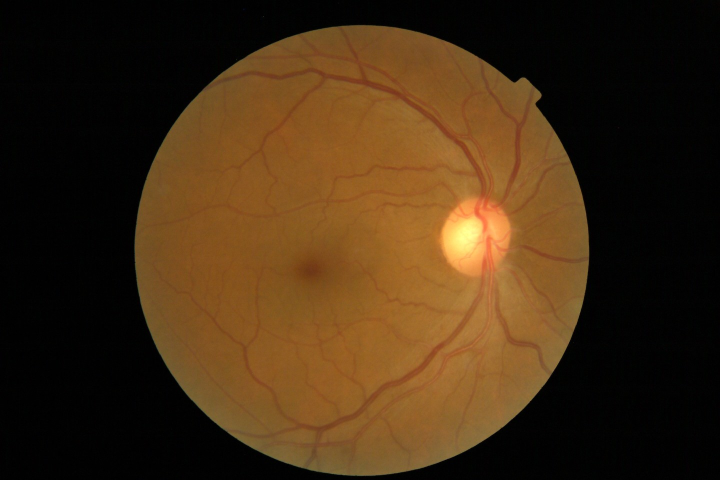
%> input picture Database/1.jpg, 1440 x 960 px (shown at 1/2 size)
$ octave optic_find.m   (GNU Octave 9; MATLAB toolbox functions it lacks are replaced by stand-ins)
%> lines starting %> are read from the running program, lines starting %| are printed output that depends on the picture; in (x1, y1, x2, y2) boxes, pixels count from 0 and x2, y2 are one past the last pixel; in counts of white or black regions, pixels touching at a corner belong together; the program's own positions count from 1

clear all;
close all;


[filename,pathname] = uigetfile('*.jpg;*.bmp','Select An Input Image');
%> the answer given: ../Database/1.jpg

if isequal(filename,0) || isequal(pathname,0)
    warndlg('Image is not selected');
else
    Original = imread(filename);
%> Original is the input picture: size 960x1440x3 uint8; mean R, G, B 66.9, 44.3, 19.4
    figure;
    imshow(Original);
    Original = imresize(Original,[768 576]);
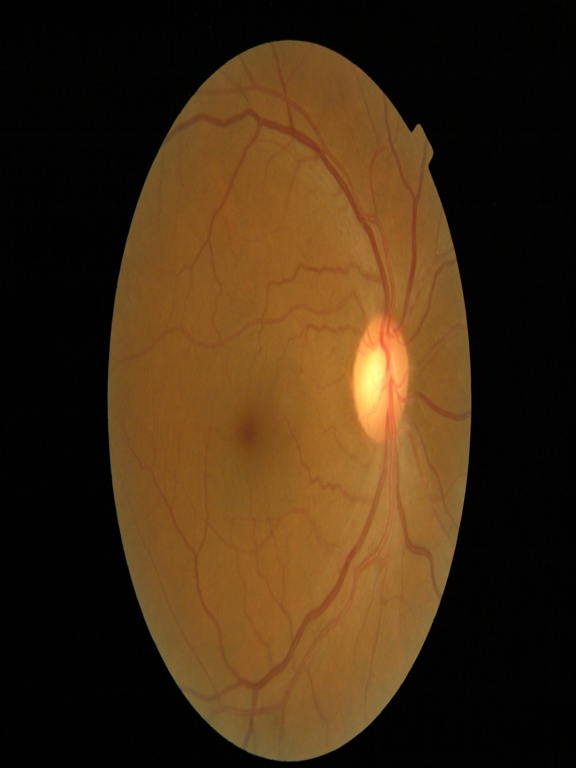
%> Original: size 768x576x3 uint8; mean R, G, B 66.9, 44.3, 19.4

end
RGB = Original;
green = Original(:,:,2);
figure(1);
subplot(1,3,3);
imshow(green);
A = green;
[Rlo Clo] = size(green);
%> Rlo = 768; Clo = 576
% % % % % % % % % % % % % % % % % % Blood Vessel Extraction
S1 = 1;
S2 = 6;

B1 = strel('disk',S1);
B2 = strel('disk',S2);

Dilation = imdilate(A,B1);
figure(2);
subplot(1,2,1);
imshow(Dilation);

Erosion = imerode(A,B2);
figure(2);
subplot(1,2,2);
imshow(Erosion,[]);

Dilation1 = imdilate(A,B2);
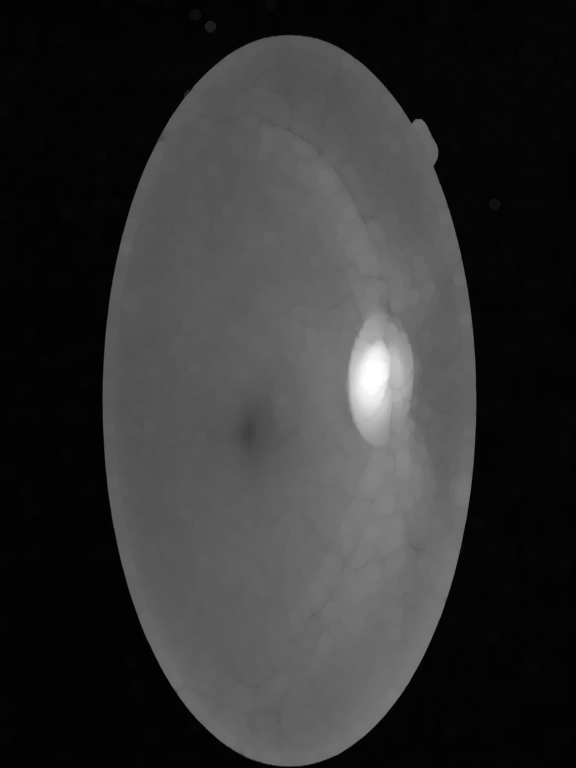
%> Dilation1: size 768x576 uint8; min 1, max 255, mean 50.3
Erotion1 = imerode(Dilation1,B2);

Dilation2 = imdilate(A,B1);
Erotion2 = imerode(Dilation2,B1);

C1 = Erotion1 - Erotion2;
figure(3);
imshow(C1);


[r c] = size(C1);
%> r = 768; c = 576

for i=1:r
    for j=1:c
        aa=C1(i,j);
        if aa > 9.5
            C1(i,j) = 200;
        end
    end
end
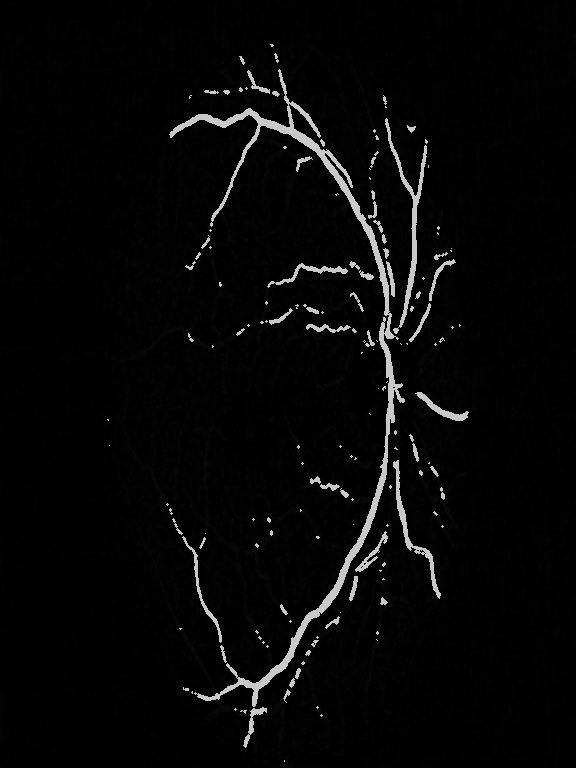
%> C1: size 768x576 uint8; min 0, max 200, mean 7.3

figure(4);
subplot(1,2,1);
imshow(C1);

U = medfilt2(C1,[3,3]);
U = medfilt2(C1,[5,5]);
figure(4);
subplot(1,2,2);
imshow(U);

U1 = imcomplement(U);
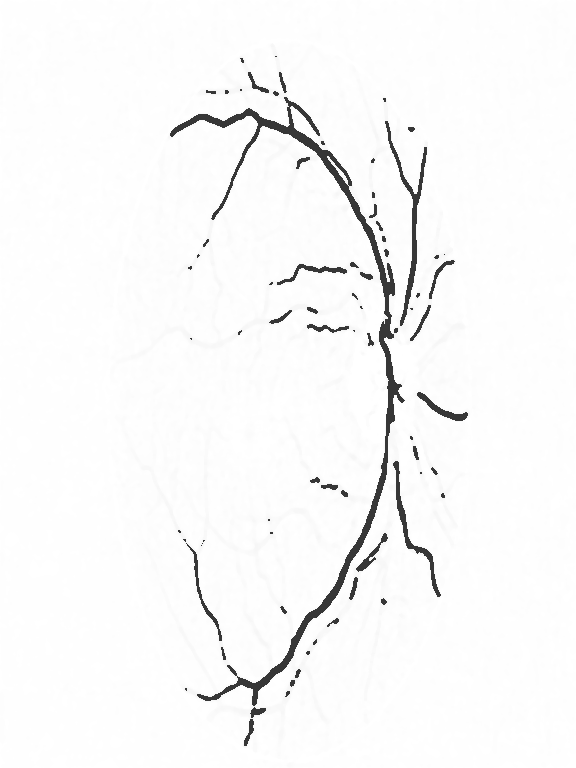
%> U1: size 768x576 uint8; min 55, max 255, mean 248.3
Thinned = U - (imerode(U,B1) - imerode(U1,B2));
figure(5);
subplot(1,2,1);
imshow(Thinned);


%%%%%%%%%% Optic Disk Find...........
% % % Original(find((Original(:,:,2)>140) & (Original(:,:,1)>180)))=0;
Original(find((Original(:,:,2)>200)))=0;
figure;
imshow(Original);
imview(Original);
[r c p] = size(Original);
%> p = 3

for i = 1:r
    for j = 1:c
       if Original(i,j,1)==0
           optic_im(i,j) = 255;
       else
           optic_im(i,j) = 0;
       end

    end
end
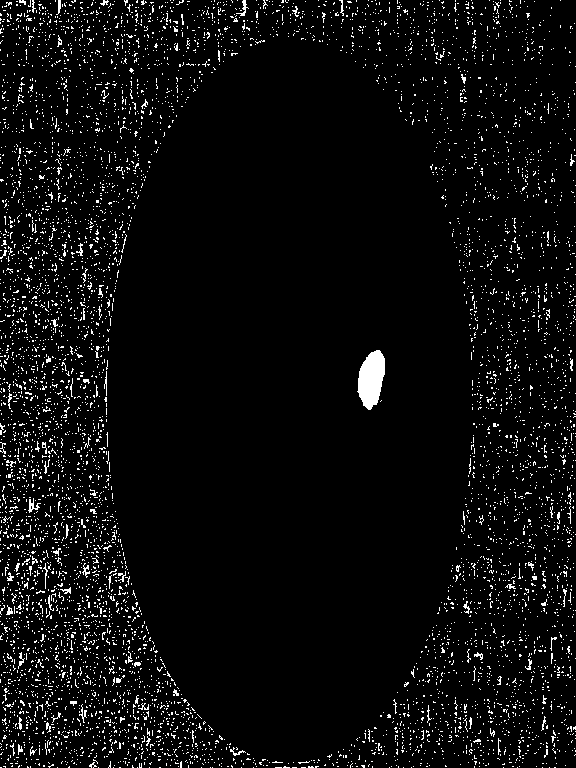
%> optic_im: size 768x576 double; 4.7% white in thin lines or dots

figure;
imshow(optic_im,[]);


optic_new = im2bw(optic_im);
%> optic_new: size 768x576 logical; 4.7% white in thin lines or dots
[L num] = bwlabel(optic_new);
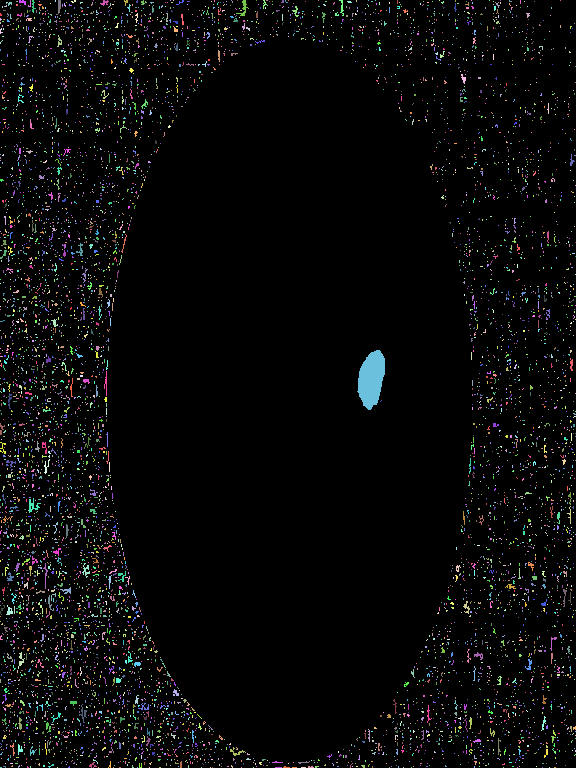
%> L: size 768x576 double; 6531 distinct labels, from 0 to 6530; one colour per label, 0 black
%> num = 6530
s  = regionprops(L, 'Area');
%> s = 6530 regions; largest, Area: 1168, 72, 60, 48, 47
removed = 0;
for m = 1:num
    if ((s(m).Area<1000) || (s(m).Area>3500))
        L(find(L==m))=0;
        removed = removed + 1;
    end
end
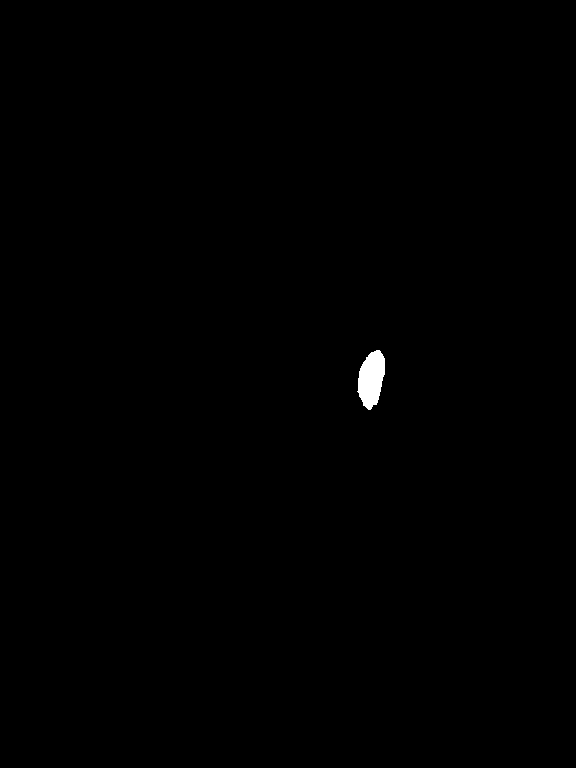
%> L: size 768x576 double; values 0 (black) and 4073 (white), 0.26% white; 1 white region, box (x1, y1, x2, y2) and area: (357, 350, 385, 410) 1168
%> after the loop, removed = 6529

figure;
imshow(L,[]);
